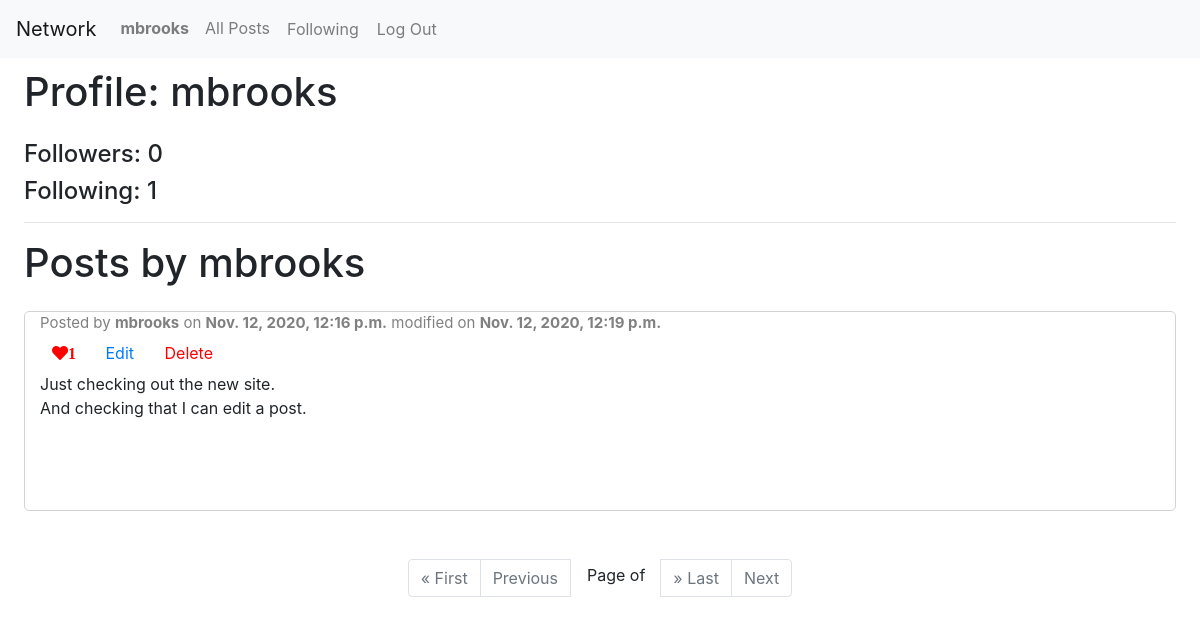
The app's page /users/mbrooks/ (signed in) with its own data.
### network/models.py (models this page shows)
class User(AbstractUser):
    pass

class Posts(models.Model):
    user = models.ForeignKey(User, on_delete=models.CASCADE)
    content = models.CharField(max_length=255)
    likes = models.IntegerField(default=0)
    timestamp = models.DateTimeField(default=datetime.now(), editable=False)
    modified = models.DateTimeField(default=None, null=True)
    class Meta:
        ordering = ['-timestamp']
        verbose_name_plural = 'Posts'

### network/views.py (the view)
# urls.py: path("users/<str:username>/", views.profile, name="profile"),
def profile(request, username):
    if request.user.is_authenticated:
        follower = Following.objects.filter(follower=request.user, following=User.objects.get(username=username)).first()
        if follower is not None:
            isFollowing = True
        else:
            isFollowing = False
        user_ = User.objects.get(username=username)
        return render(request, 'network/profile.html', {
            'user_': user_,
            'following': isFollowing,
            'followingNum': Following.objects.filter(follower=user_).count(),
            'followerNum': Following.objects.filter(following=user_).count(),
            'posts': Posts.objects.filter(user=user_)
        })
    else:
        return HttpResponseRedirect(reverse('index'))

### network/templates/network/profile.html (shortened to what this page needs)
{% extends "network/layout.html" %}
{% block body %}
    <div>
        <h1 class="float-left">Profile: {{ user_.username }}</h1>
    </div>
    <br>
    <div class="mt-5">
        <h4>Followers: {{ followerNum }}</h4>
        <h4>Following: {{ followingNum }}</h4>
    </div>
    <hr>
    <h1>Posts by {{ user_.username }}</h1>
    {% for post in posts %}
        <div class="container-fluid mt-4">
            <div class="row">
                <div class="col">
                    {% if post.modified %}
                        <p class="username">Posted by <a class="username" href="{% url 'profile' post.user.username %}"><strong>{{ post.user.username }}</strong></a> on <strong>{{ post.timestamp }}</strong> modified on <strong>{{ post.modified }}</strong></p>
                    {% else %}
                        <p class="username">Posted by <a class="username" href="{% url 'profile' post.user.username %}"><strong>{{ post.user.username }}</strong></a> on <strong>{{ post.timestamp }}</strong></p>
                    {% endif %}
                    <div class="links ">
                        {% if user.is_authenticated %}
                        <button data-id="{{ post.id }}" class="btn btn-default like-button shadow-none fa fa-heart" style="color: red;">{{ post.likes }}</button>
                            {% if post.user.username == user.username %}
                                <button data-id="{{ post.id }}" class="btn btn-link edit-button">Edit</button>
                                <button data-id="{{ post.id }}" class="btn btn-link delete-button" style="color: red;">Delete</button>
                            {% endif %}
                        {% endif %}
                    </div>
                    <div class="post-body" style="white-space: pre-wrap;">{{ post.content }}</div>
                </div>
            </div>
        </div>
    {% empty %}
        <h2>This user hasn't posted anything yet.</h2>
    {% endfor %}
    {% if posts %}
        <ul class="pagination justify-content-center mt-5">
            {% if posts.has_previous %}
                <li class="page-item"><a class="page-link" href="?page=1">&laquo; First</a></li>
                <li class="page-item"><a class="page-link" href="?page={{ posts.previous_page_number }}">Previous</a></li>
            {% else %}
                <li class="page-item disabled"><a class="page-link" href="?page=1">&laquo; First</a></li>
                <li class="page-item disabled"><a class="page-link" href="?page=1">Previous</a></li>
            {% endif %}
            <span class="current mx-3 pt-1">
                Page {{ posts.number }} of {{ posts.paginator.num_pages }}
            </span>
            {% if posts.has_next %}
                <li class="page-item"><a class="page-link" href="?page={{ posts.paginator.num_pages }}">&raquo; Last</a></li>
                <li class="page-item"><a class="page-link" href="?page={{ posts.next_page_number }}">Next</a></li>
            {% else %}
                <li class="page-item disabled"><a class="page-link" href="?page={{ posts.paginator.num_pages }}">&raquo; Last</a></li>
                <li class="page-item disabled"><a class="page-link" href="?page={{ posts.paginator.num_pages }}">Next</a></li>
            {% endif %}
        </ul>
    {% endif %}
{% endblock body %}

### network/templates/network/layout.html (shortened to what this page needs)
{% load static %}
<!DOCTYPE html>
<html lang="en">
    <head>
        <link rel="stylesheet" href="https://stackpath.bootstrapcdn.com/bootstrap/4.4.1/css/bootstrap.min.css">
        <link rel="stylesheet" href="https://use.fontawesome.com/releases/v5.14.0/css/all.css">
        <link href="{% static 'network/main.css' %}" rel="stylesheet">
    </head>
    <body>
        <nav class="navbar navbar-expand-lg navbar-light bg-light">
            <a class="navbar-brand" href="{% url 'index' %}">Network</a>
            <div>
                <ul class="navbar-nav mr-auto">
                    {% if user.is_authenticated %}
                        <li class="nav-item"><a class="nav-link" href="{% url 'profile' user.username %}"><strong>{{ user.username }}</strong></a></li>
                    {% endif %}
                    <li class="nav-item"><a class="nav-link" href="{% url 'index' %}">All Posts</a></li>
                    {% if user.is_authenticated %}
                        <li class="nav-item"><a class="nav-link btn btn-default" href="{% url 'following' %}">Following</a></li>
                        <li class="nav-item"><a class="nav-link btn btn-default" href="{% url 'logout' %}">Log Out</a></li>
                    {% else %}
                        <li class="nav-item"><a class="nav-link btn btn-default" href="{% url 'login' %}">Log In</a></li>
                        <li class="nav-item"><a class="nav-link btn btn-default" href="{% url 'register' %}">Register</a></li>
                    {% endif %}
                </ul>
            </div>
        </nav>
        <div class="body px-4">
            {% block body %}
            {% endblock %}
        </div>
    </body>
</html>

### network/static/network/main.css (style rules this page uses)
.body { padding: 10px; }
.username { top: 0; left: 0; color: gray; font-size: 15px; margin-bottom: 0; }
.row { height: 200px; border: 1px solid lightgray; border-radius: 5px; }
.delete-button { color: red; }
.like-button { outline: none !important; border: none !important; }

### records on screen
User: username "mbrooks"
Posts: user.username "mbrooks", timestamp "Nov. 12, 2020, 12:16 p.m.", modified "Nov. 12, 2020, 12:19 p.m.", likes "1", content "Just checking out the new site. And checking that I can edit a post."

### other values on screen
{{ followerNum }} "0"
{{ followingNum }} "1"
